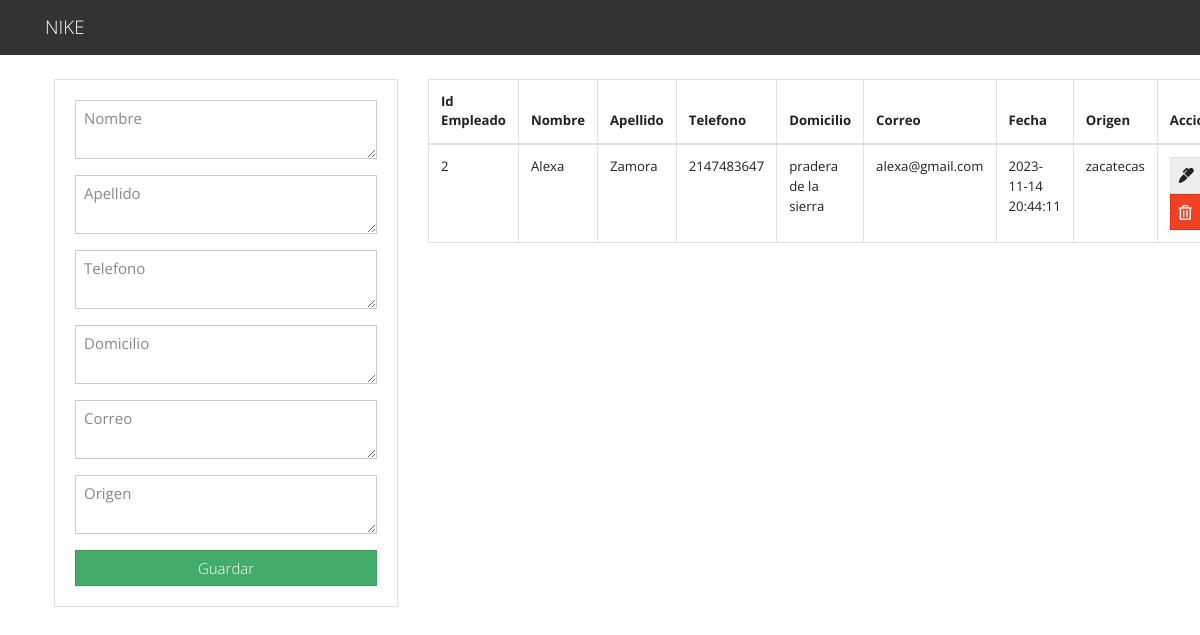
The page / on the database its author committed.
### tables this page shows
CREATE TABLE `task` (
  `idempleado` int(11) NOT NULL,
  `nombre` varchar(255) NOT NULL,
  `apellido` varchar(50) DEFAULT NULL,
  `telefono` int(50) NOT NULL,
  `domicilio` varchar(50) NOT NULL,
  `correo` varchar(50) NOT NULL,
  `created_at` timestamp NOT NULL DEFAULT CURRENT_TIMESTAMP,
  `origen` varchar(50) NOT NULL
);

### index.php (the view, shortened to what this page needs)
<?php include("db.php"); ?>
<?php include('includes/header.php'); ?>
<main class="container p-4">
  <div class="row">
    <div class="col-md-4">
      <div class="card card-body">
        <form action="saveTask.php" method="POST">
          <div class="form-group">
            <textarea name="nombre" rows="2" class="form-control" placeholder="Nombre"></textarea>
          </div>
          <div class="form-group">
            <textarea name="apellido" rows="2" class="form-control" placeholder="Apellido"></textarea>
          </div>
          <div class="form-group">
            <textarea type="text"  name="telefono" rows="2" class="form-control" placeholder="Telefono"></textarea>
          </div>
          <div class="form-group">
            <textarea name="domicilio" rows="2" class="form-control" placeholder="Domicilio"></textarea>
          </div>
          <div class="form-group">
            <textarea name="correo" rows="2" class="form-control" placeholder="Correo"></textarea>
          </div>
          <div class="form-group">
            <textarea name="origen" rows="2" class="form-control" placeholder="Origen"></textarea>
          </div>
          <input type="submit" name="saveTask" class="btn btn-success btn-block" value="Guardar">
        </form>
      </div>
    </div>
    <div class="col-md-8">
      <table class="table table-bordered">
        <thead>
          <tr>
            <th>Id Empleado</th>
            <th>Nombre</th>
            <th>Apellido</th>
            <th>Telefono<o/th>
            <th>Domicilio</th>
            <th>Correo</th>
            <th>Fecha</th>
            <th>Origen</th>
            <th>Accion</th>
          </tr>
        </thead>
        <tbody>
          <?php
          $query = "SELECT * FROM task";
          $result_tasks = mysqli_query($conn, $query);
          while($row = mysqli_fetch_assoc($result_tasks)) { ?>
          <tr>
            <td><?php echo $row['idempleado']; ?></td>
            <td><?php echo $row['nombre']; ?></td>
            <td><?php echo $row['apellido']; ?></td>
            <td><?php echo $row['telefono']; ?></td>
            <td><?php echo $row['domicilio']; ?></td>
            <td><?php echo $row['correo']; ?></td>
            <td><?php echo $row['created_at']; ?></td>
            <td><?php echo $row['origen']; ?></td>
            <td>
              <a href="edit.php?idempleado=<?php echo $row['idempleado']?>" class="btn btn-secondary">
                <i class="fas fa-marker"></i>
              </a>
              <a href="deleteTask.php?idempleado=<?php echo $row['idempleado']?>" class="btn btn-danger">
                <i class="far fa-trash-alt"></i>
              </a>
            </td>
          </tr>
          <?php } ?>
        </tbody>
      </table>
    </div>
  </div>
</main>
<?php include('includes/footer.php'); ?>

### Includes/header.php (shortened to what this page needs)
<!DOCTYPE html>
<html lang="en">
  <head>
    <link rel="stylesheet" href="https://bootswatch.com/4/yeti/bootstrap.min.css">
    <link rel="stylesheet" href="https://use.fontawesome.com/releases/v5.6.3/css/all.css">
  </head>
  <body>
    <nav class="navbar navbar-dark bg-dark">
      <div class="container">
        <a class="navbar-brand" href="index.php">NIKE </a>
      </div>
    </nav>

### Includes/footer.php (shortened to what this page needs)
</body>
</html>

### rows shown on the page
task: idempleado "2", nombre "Alexa", apellido "Zamora", telefono "2147483647", domicilio "pradera de la sierra", correo "alexa@gmail.com", created_at "2023-11-14 20:44:11", origen "zacatecas"
